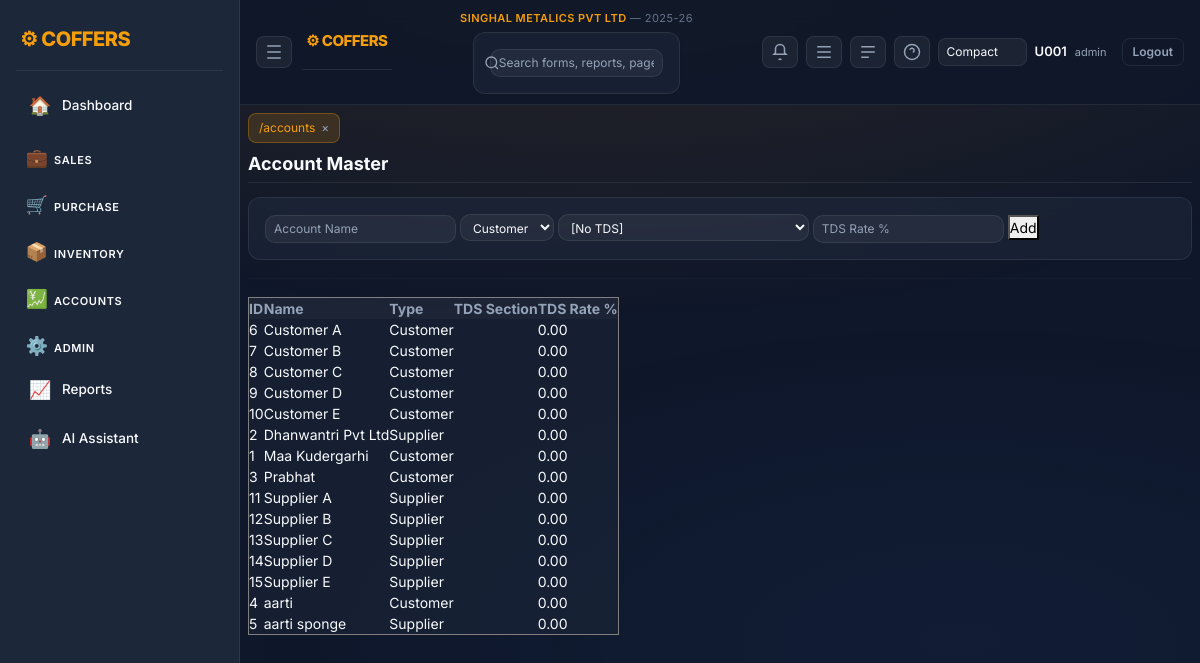
Screenshot of /accounts (signed in) with the database file from the repository.
### tables this page shows
CREATE TABLE company_mast(
          company_id INTEGER PRIMARY KEY AUTOINCREMENT,
          company_name TEXT,
          short_name TEXT,
          gstin TEXT,
          address TEXT,
          city TEXT,
          state TEXT
        , group_name TEXT, company_logo TEXT, app_logo TEXT);

CREATE TABLE financial_years(
          fy_id INTEGER PRIMARY KEY AUTOINCREMENT,
          company_id INTEGER,
          fy_name TEXT,
          start_date TEXT,
          end_date TEXT
        );

CREATE TABLE acc_mast(
 acc_id INTEGER PRIMARY KEY AUTOINCREMENT,
 acc_name TEXT,
 acc_type TEXT
, mobile TEXT, pan TEXT, gstin TEXT, address TEXT, city TEXT, state TEXT, ledger_id INTEGER, print_name TEXT, parent_acc_id INTEGER, tds_section TEXT, tds_rate REAL);

### app.py (the view, shortened to what this page needs)
@app.route("/accounts", methods=["GET","POST"])
def accounts():
    if "user" not in session:
        return redirect("/")
    con = db()
    ensure_account_family_columns(con)
    rows = con.execute("""
        SELECT acc_id,acc_name,acc_type,
               COALESCE(tds_section,'') AS tds_section,
               COALESCE(tds_rate,0) AS tds_rate
        FROM acc_mast
        ORDER BY acc_name
    """).fetchall()
    return render_template("accounts.html", rows=rows)

### app.py (called while the page is built)
def today():
    return date.today().isoformat()

def db():
    con = getattr(g, "_db", None)
    if con is None:
        con = sqlite3.connect(DB)
        con.row_factory = sqlite3.Row
        g._db = con
    return con

def ensure_account_family_columns(con):
    for stmt in [
        "ALTER TABLE acc_mast ADD COLUMN print_name TEXT",
        "ALTER TABLE acc_mast ADD COLUMN parent_acc_id INTEGER",
        "ALTER TABLE acc_mast ADD COLUMN tds_section TEXT",
        "ALTER TABLE acc_mast ADD COLUMN tds_rate REAL"
    ]:
        try:
            con.execute(stmt)
        except sqlite3.OperationalError:
            pass

def ensure_company_context(con):
    ensure_company_core(con)
    row = con.execute("SELECT company_id,company_name FROM company_mast ORDER BY company_id LIMIT 1").fetchone()
    if row and "company_id" not in session:
        session["company_id"] = row["company_id"]
        session["company_name"] = row["company_name"]
    company_id = session.get("company_id")
    if company_id:
        fy = con.execute("""
            SELECT fy_id,fy_name,start_date,end_date
            FROM financial_years
            WHERE company_id=?
            ORDER BY start_date
        """, (company_id,)).fetchone()
        if fy:
            session.setdefault("fy_id", fy["fy_id"])
            session.setdefault("fy_name", fy["fy_name"])
            session.setdefault("fy_start", fy["start_date"])
            session.setdefault("fy_end", fy["end_date"])

@app.before_request
def enforce_login():
    open_endpoints = {
        "login",
        "logout",
        "static",
        "so_preview", "so_accept", "so_decline",
        "la_preview", "la_accept", "la_decline",
        "po_preview", "po_accept", "po_decline",
        "two_factor",
        "public_rates",
    }
    if request.endpoint in open_endpoints or request.endpoint is None:
        return
    if "user" not in session:
        return redirect("/")
    con = db()
    ensure_company_context(con)
    now = int(time.time())
    last = session.get("last_seen", now)
    if now - last > 1800:
        session.clear()
        return redirect("/")
    session["last_seen"] = now

### templates/accounts.html (shortened to what this page needs)
{% extends "base.html" %}
{% block content %}
<h3>Account Master</h3>
<form method="post">
<input name="name" placeholder="Account Name" required>
<select name="type">
<option>Customer</option>
</select>
<select name="tds_section">
<option value="">[No TDS]</option>
</select>
<input name="tds_rate" placeholder="TDS Rate %">
<button>Add</button>
</form>
<hr>
<table border="1">
<tr>
<th>ID</th>
<th>Name</th>
<th>Type</th>
<th>TDS Section</th>
<th>TDS Rate %</th>
</tr>
{% for r in rows %}
<tr>
<td>{{ r["acc_id"] }}</td>
<td>{{ r["acc_name"] }}</td>
<td>{{ r["acc_type"] }}</td>
<td>{{ r["tds_section"] }}</td>
<td>{{ '%.2f'|format(r["tds_rate"] or 0) }}</td>
</tr>
{% endfor %}
</table>
{% endblock %}

### templates/base.html (shortened to what this page needs)
<!doctype html>
<html lang="en">
<head>
<link href="https://cdn.jsdelivr.net/npm/bootstrap@5.3.2/dist/css/bootstrap.min.css" rel="stylesheet">
<link href="/static/css/style.css" rel="stylesheet">
</head>
<body>
{% set logged_in = session.user is defined and session.user %}
{% if logged_in %}
  <div class="layout">
    <aside class="sidebar">
      <div class="brand">⚙ COFFERS</div>
      <nav class="menu">
        {% set path = request.path if request else '' %}
        <a href="/dashboard" class="menu-item {% if path.startswith('/dashboard') %}active{% endif %}" title="Dashboard"><span class="icon">🏠</span><span class="label">Dashboard</span></a>
        <div class="menu-group">
          <button class="menu-title collapsible" data-target="group-sales">
            <span class="icon">💼</span><span class="label">Sales</span>
          </button>
        </div>
        <div class="menu-group">
          <button class="menu-title collapsible" data-target="group-purchase">
            <span class="icon">🛒</span><span class="label">Purchase</span>
          </button>
        </div>
        <div class="menu-group">
          <button class="menu-title collapsible" data-target="group-inventory">
            <span class="icon">📦</span><span class="label">Inventory</span>
          </button>
        </div>
        <div class="menu-group">
          <button class="menu-title collapsible" data-target="group-accounts">
            <span class="icon">💹</span><span class="label">Accounts</span>
          </button>
        </div>
        <div class="menu-group">
          <button class="menu-title collapsible" data-target="group-admin">
            <span class="icon">⚙️</span><span class="label">Admin</span>
          </button>
        </div>
        <a href="/control_report" class="menu-item {% if path.startswith('/control_report') %}active{% endif %}" title="Reports"><span class="icon">📈</span><span class="label">Reports</span></a>
        <a href="/ai" class="menu-item {% if path.startswith('/ai') %}active{% endif %}" title="AI Assistant"><span class="icon">🤖</span><span class="label">AI Assistant</span></a>
      </nav>
    </aside>
    <main class="main">
      <header class="topbar">
        <div class="top-left">
          <button class="icon-btn" id="collapseBtn" title="Collapse Sidebar">
            <svg xmlns="http://www.w3.org/2000/svg" width="18" height="18" viewBox="0 0 24 24" fill="none" stroke="currentColor" stroke-width="2"><path d="M3 4h18M3 12h18M3 20h18"/></svg>
          </button>
          <div class="brand" style="font-size:15px">⚙ COFFERS</div>
        </div>
        <div class="top-center">
          <div style="font-size:11px;color:#f59e0b;font-weight:600;letter-spacing:0.04em;margin-bottom:3px">
            {{ session.company_name or 'Company not set' }}
            {% if session.fy_name %}<span style="color:#64748b;font-weight:400"> &mdash; {{ session.fy_name }}</span>{% endif %}
          </div>
          <form class="search-wrap" method="get" action="/search">
            <svg class="search-icon" xmlns="http://www.w3.org/2000/svg" width="16" height="16" viewBox="0 0 24 24" fill="none" stroke="currentColor" stroke-width="2"><circle cx="11" cy="11" r="8"/><path d="m21 21-4.3-4.3"/></svg>
            <input class="search" name="q" placeholder="Search forms, reports, pages…" value="{{ request.args.get('q','') if request else '' }}">
          </form>
        </div>
        <div class="top-right">
          <a href="/notifications" class="icon-btn" id="notifBtn" title="Notifications">
            <svg xmlns="http://www.w3.org/2000/svg" width="18" height="18" viewBox="0 0 24 24" fill="none" stroke="currentColor" stroke-width="2"><path d="M6 8a6 6 0 1 1 12 0v5l2 2H4l2-2Z"/><path d="M13.73 21a2 2 0 0 1-3.46 0"/></svg>
          </a>
          <button class="icon-btn" id="rightToggle" title="AI Pane">
            <svg xmlns="http://www.w3.org/2000/svg" width="18" height="18" viewBox="0 0 24 24" fill="none" stroke="currentColor" stroke-width="2"><path d="M3 5h18M3 12h18M3 19h18"/></svg>
          </button>
          <button class="icon-btn" id="bottomToggle" title="Console">
            <svg xmlns="http://www.w3.org/2000/svg" width="18" height="18" viewBox="0 0 24 24" fill="none" stroke="currentColor" stroke-width="2"><path d="M3 5h18M3 12h18M3 19h10"/></svg>
          </button>
          <div class="dropdown">
            <button class="icon-btn" id="helpBtn">
              <svg xmlns="http://www.w3.org/2000/svg" width="18" height="18" viewBox="0 0 24 24" fill="none" stroke="currentColor" stroke-width="2"><circle cx="12" cy="12" r="10"/><path d="M9.09 9a3 3 0 0 1 5.83 1c0 1.5-1 2-2 2"/><path d="M12 17h.01"/></svg>
            </button>
          </div>
          <select id="densitySelect" class="form-select form-select-sm" style="max-width:120px">
            <option value="compact" {% if session.default_density=='compact' %}selected{% endif %}>Compact</option>
          </select>
          <div class="user">
            <span class="user-name">{{session.user or ''}}</span>
            <span class="user-role">{{session.role or ''}}</span>
            <a href="/logout" class="btn btn-sm btn-outline-light ms-2">Logout</a>
          </div>
        </div>
      </header>
      <section class="content">
        <div id="tabsBar" class="tabs"></div>
{% endif %}
        {% block content %}{% endblock %}
{% if logged_in %}
      </section>
    </main>
  </div>
{% endif %}
</body>
</html>

### rows the page displays
company_mast: company_name "SINGHAL METALICS PVT LTD"
financial_years: fy_name "2025-26"
acc_mast: acc_id "6", acc_name "Customer A", acc_type "Customer", r "0.00"
acc_mast: acc_id "7", acc_name "Customer B", acc_type "Customer", r "0.00"
acc_mast: acc_id "8", acc_name "Customer C", acc_type "Customer", r "0.00"
acc_mast: acc_id "9", acc_name "Customer D", acc_type "Customer", r "0.00"
acc_mast: acc_id "10", acc_name "Customer E", acc_type "Customer", r "0.00"
acc_mast: acc_id "2", acc_name "Dhanwantri Pvt Ltd", acc_type "Supplier", r "0.00"
acc_mast: acc_id "1", acc_name "Maa Kudergarhi", acc_type "Customer", r "0.00"
acc_mast: acc_id "3", acc_name "Prabhat", acc_type "Customer", r "0.00"
acc_mast: acc_id "11", acc_name "Supplier A", acc_type "Supplier", r "0.00"
acc_mast: acc_id "12", acc_name "Supplier B", acc_type "Supplier", r "0.00"
acc_mast: acc_id "13", acc_name "Supplier C", acc_type "Supplier", r "0.00"
acc_mast: acc_id "14", acc_name "Supplier D", acc_type "Supplier", r "0.00"
acc_mast: acc_id "15", acc_name "Supplier E", acc_type "Supplier", r "0.00"
acc_mast: acc_id "4", acc_name "aarti", acc_type "Customer", r "0.00"
acc_mast: acc_id "5", acc_name "aarti sponge", acc_type "Supplier", r "0.00"

### other values shown
{{ session.user or '' }} "U001"
{{ session.role or '' }} "admin"
